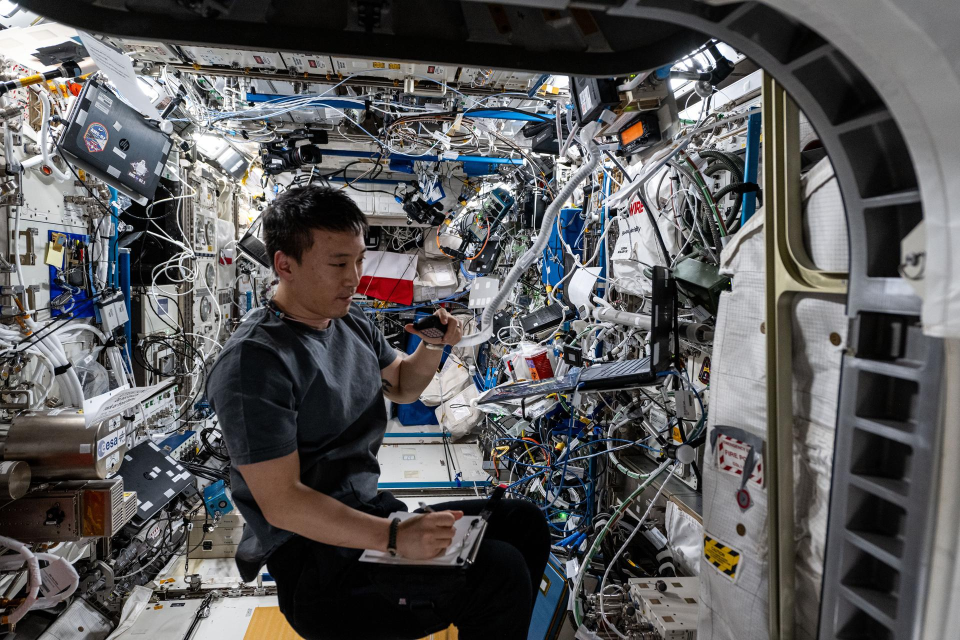
#> input picture assets/cassettes/command_center.jpg, 1920 x 1280 px (shown at 1/2 size)
$ python -i lighting_experiment.py   (imports and definitions only)
#> lines starting #> are read from the running program, lines starting #| are printed output that depends on the picture
"""Try lighting-preset variants on a few cameras and print how each compares with the Cycles reference.
  py -I tools/lighting_experiment.py <out_dir> <cams csv> <variants.json> [size]
variants.json: {"variant name": {"dotted.key": value, ...}, ...}  applied on top of data/lighting_preset.json.
Nothing here changes the saved preset or the main world scene; variants are built to scenes/world/_exp_world.tscn.
Regional EV differences (Godot minus reference, linear luminance): whole frame, top quarter, middle, bottom 30 %."""
import io
import json
import subprocess
import sys
import zipfile
from pathlib import Path

import numpy as np
from PIL import Image

PROJ = Path(__file__).resolve().parents[1]
GODOT = r"C:\Users\josev\Downloads\Godot_v4.7.2-stable_win64.exe\Godot_v4.7.2-stable_win64_console.exe"
REF = r"G:\nasa app\grand_colony_drive\beauty_shots_cycles_1080p.zip"
out_dir, cams, variants_path = Path(sys.argv[1]).resolve(), sys.argv[2], sys.argv[3]
size = sys.argv[4] if len(sys.argv) > 4 else "960x540"
# [1 line not run here, left out]
# [1 line that did not run here, left out]
# [1 line that did not run here, left out]
# [1 line that did not run here, left out]
# [1 line that did not run here, left out]


def lin(a):
    return np.where(a <= 0.04045, a / 12.92, ((a + 0.055) / 1.055) ** 2.4)


def stats(img):
    a = lin(np.asarray(img.convert("RGB").resize((w, h), Image.LANCZOS), dtype=np.float64) / 255.0)
    y = a[..., 0] * 0.2126 + a[..., 1] * 0.7152 + a[..., 2] * 0.0722
    m = a.reshape(-1, 3).mean(0)
    return {"all": y.mean(), "top": y[: h // 4].mean(), "mid": y[h // 4: int(h * 0.7)].mean(), "bot": y[int(h * 0.7):].mean(), "rg": m[0] / m[1], "bg": m[2] / m[1],
            "std": (np.asarray(img.convert("L").resize((w, h)), dtype=np.float64) / 255.0).std()}


# [1 line not run here, left out]
results = {}
# [41 lines not run here, left out]

>>> import cv2
>>> picture = cv2.imread('../assets/cassettes/command_center.jpg', cv2.IMREAD_GRAYSCALE)
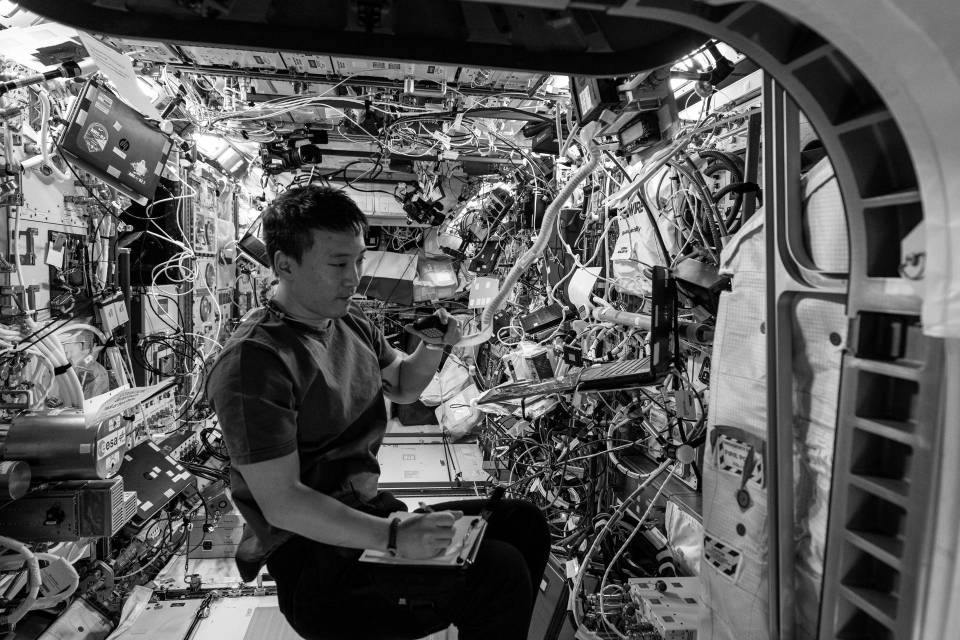
#> picture: shape (1280, 1920) (shown at 1/2 size); min 0, max 255, mean 89.7
#> (the run stopped early here; a loop or call above may not have finished)

$ run again, on assets/cassettes/greenhouse.jpg
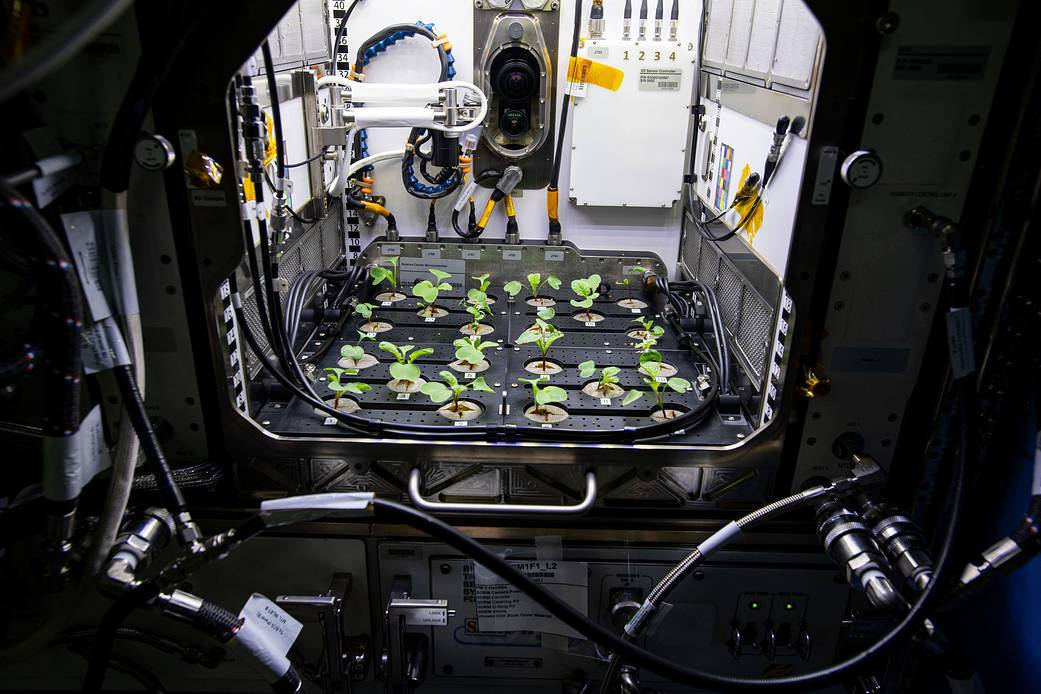
#> input picture assets/cassettes/greenhouse.jpg, 1041 x 694 px
#> `picture = cv2.imread('../assets/cassettes/command_center.jpg', cv2.IMR..`:
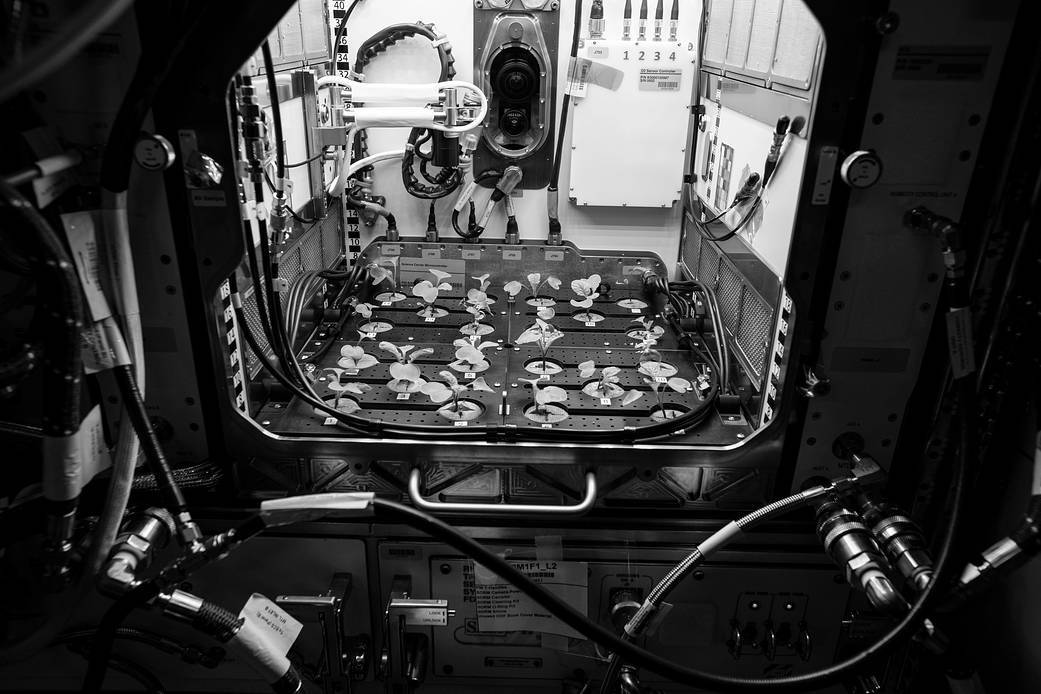
#> picture: shape (694, 1041); min 0, max 255, mean 57.6

$ run again, on assets/cassettes/hangar.jpg
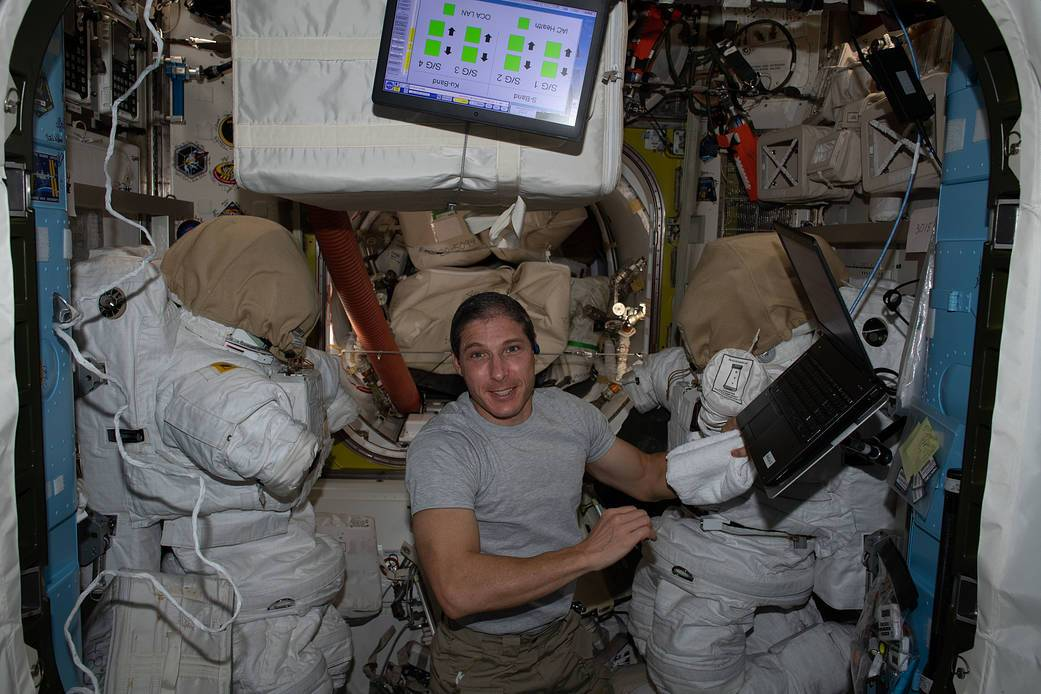
#> input picture assets/cassettes/hangar.jpg, 1041 x 694 px
#> `picture = cv2.imread('../assets/cassettes/command_center.jpg', cv2.IMR..`:
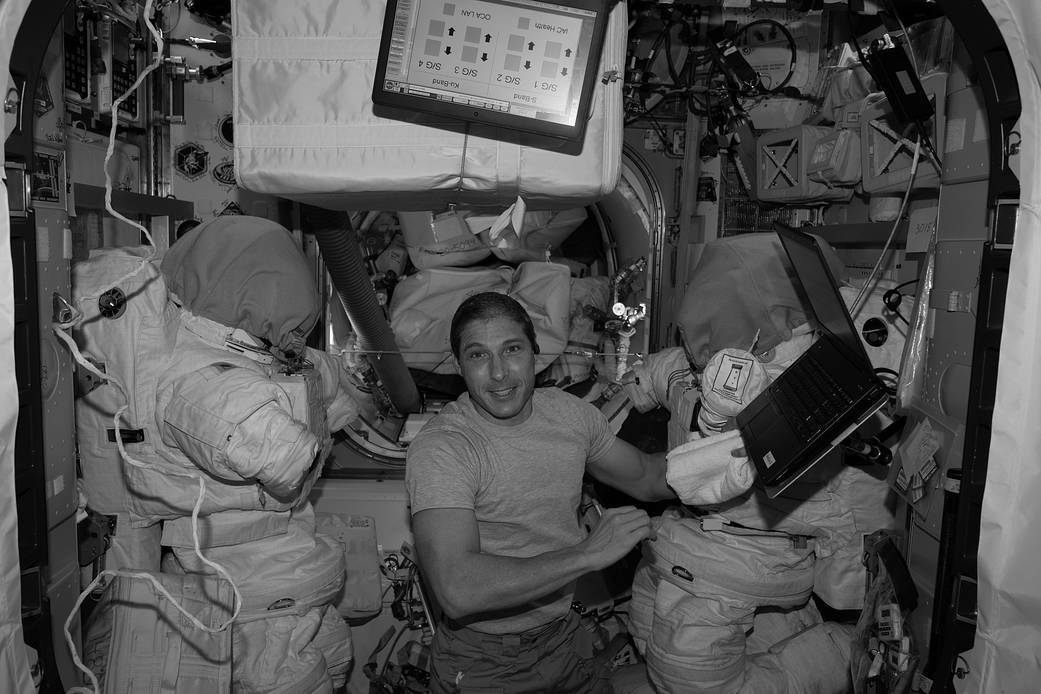
#> picture: shape (694, 1041); min 0, max 255, mean 80.1

$ run again, on assets/cassettes/med_bay.jpg
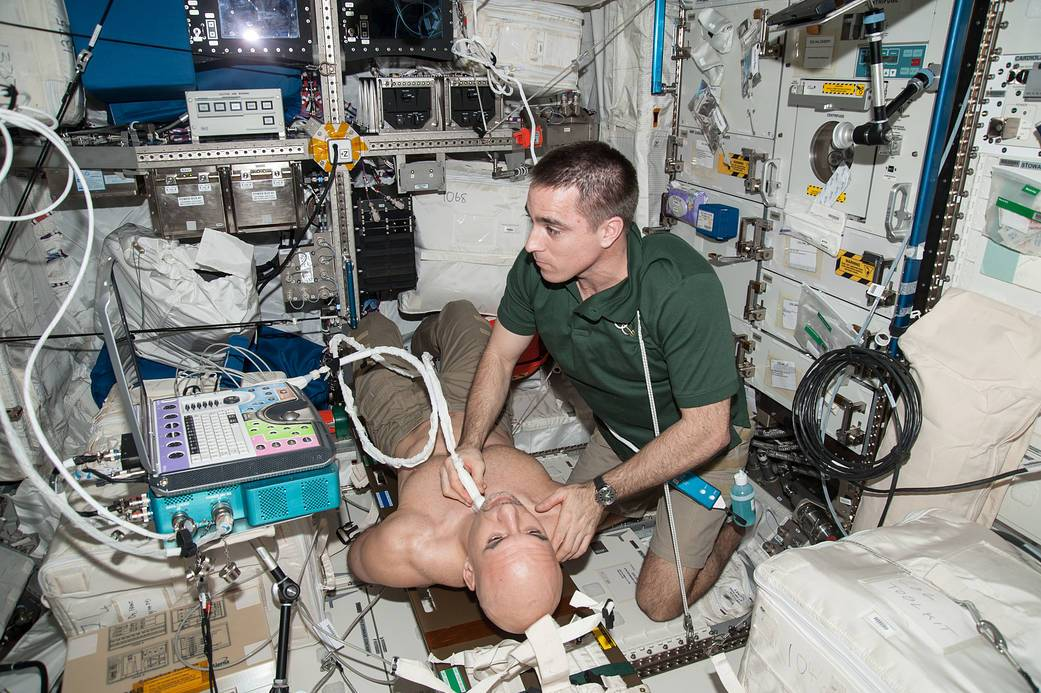
#> input picture assets/cassettes/med_bay.jpg, 1041 x 693 px
#> `picture = cv2.imread('../assets/cassettes/command_center.jpg', cv2.IMR..`:
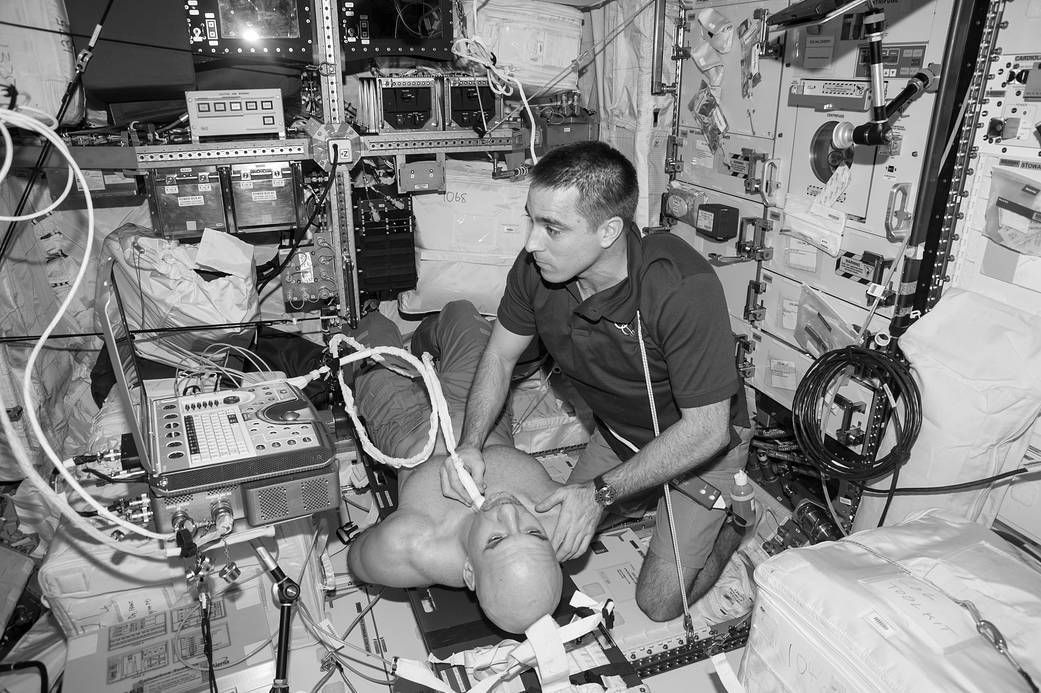
#> picture: shape (693, 1041); min 0, max 255, mean 131.4
